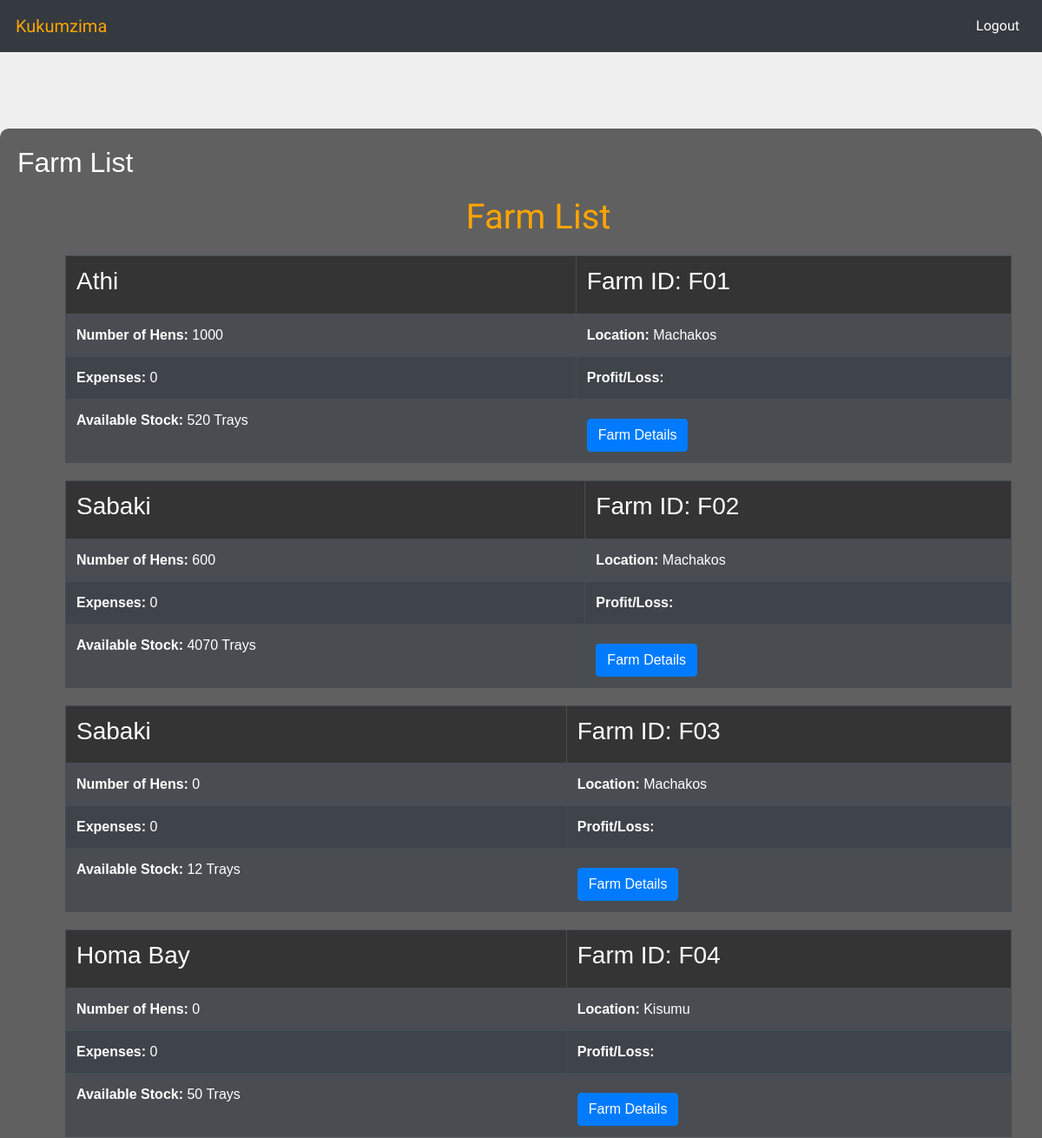
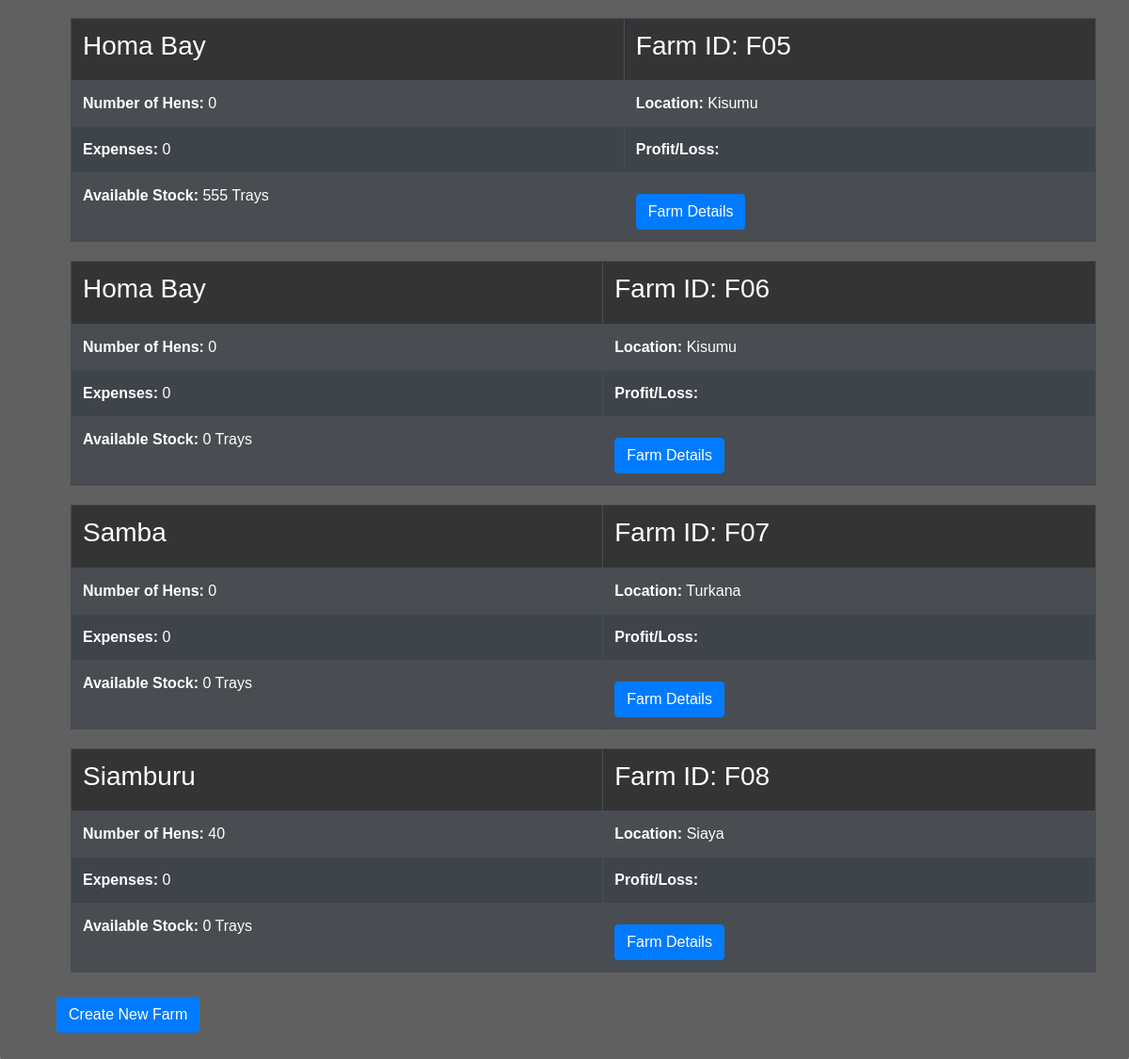
Page /farms/ (signed in) on the committed database (2 pictures, top to bottom).
### core/models.py (models this page shows, shortened)
class Farm(models.Model):
    farmer = models.ForeignKey(Farmer, on_delete=models.CASCADE)
    name = models.CharField(max_length=100)
    location = models.CharField(max_length=255)
    numberOfhens = models.PositiveIntegerField()
    @property
    def total_stock(self):
        return self.egg_inventories.aggregate(total=models.Sum('stock'))['total'] or 0

### core/views.py (the view)
# urls.py: path('farms/', farm_list, name='farm_list'),
def farm_list(request):
    farms = Farm.objects.filter(farmer__user=request.user)
    return render(request, 'core/farm_list.html', {'farms': farms})

### core/templatetags/sum_total_costs.py (called while the page is built)
@register.filter
def sum_total_costs(inventory_list):
    total_expenses = sum(inventory.total_cost for inventory in inventory_list)
    return total_expenses

### core/templates/core/farm_list.html
{% extends 'core/base.html' %}
{% load sum_total_costs %}
{% block content %}
    <h2>Farm List</h2>
    <ul>
        <h1>Farm List</h1>
        {% for farm in farms %}
        <div class="container">
            <table class="table table-dark table-striped">
                <tr>
                    <th><h3>{{ farm.name }}</h3></th>
                    <th><h3>Farm ID: F0{{ farm.id }}</h3></th>
                </tr>
                <tr>
                    <td><strong>Number of Hens:</strong> {{ farm.numberOfhens }}</td>
                    <td><strong>Location:</strong> {{ farm.location }}</td>
                </tr>
                <tr>
                    <td><strong>Expenses:</strong> {{ expense_inventories|sum_total_costs }}</td>
                    <td><strong>Profit/Loss:</strong> {{ farm.profitLoss }}</td>
                </tr>
                <tr>
                    <td><strong>Available Stock:</strong> {{ farm.total_stock }} Trays</td>
                    <td>
                        <a href="{% url 'farm_detail' farm.id %}">
                            <button class="btn btn-primary">Farm Details</button>
                        </a>
                    </td>
                </tr>
            </table>
        </div>
        {% empty %}
        <li>No farms found.</li>
        {% endfor %}
        <a href="{% url 'farm_create' %}" class="btn btn-primary ">Create New Farm</a>
    </ul>
{% endblock %}

### core/templates/core/base.html (style rules this page uses)
body { font-family: Arial, sans-serif; background-color: #f0f0f0; color: #333333; margin: 0; padding: 0; background-image: url('https://images5.alphacoders.com/867/867097.jpg '); background-size:cover; background-repeat: no-repeat; }
h1 { font-family: 'Orbitron', sans-serif; color: orange; text-align: center; margin-top: 20px; }
.btn { margin-top: 10px; }
table { width: 100%; border-collapse: collapse; margin-top: 20px; }
th, td { border: 1px solid #000000; padding: 8px; text-align: left; }
th { background-color: #353434; font-weight: bold; }
tr:nth-child(even) { background-color: #afaaaa2b; }
a { text-decoration: none; color: #007bff; }

### rows in the picture
Farm: name "Athi", id "1", numberOfhens "1000", location "Machakos", expense_inventories "0", total_stock "520"
Farm: name "Sabaki", id "2", numberOfhens "600", location "Machakos", expense_inventories "0", total_stock "4070"
Farm: name "Sabaki", id "3", numberOfhens "0", location "Machakos", total_stock "12"
Farm: name "Homa Bay", id "4", numberOfhens "0", location "Kisumu", total_stock "50"
Farm: name "Homa Bay", id "5", numberOfhens "0", location "Kisumu", total_stock "555"
Farm: name "Homa Bay", id "6", numberOfhens "0", location "Kisumu", total_stock "0"
Farm: name "Samba", id "7", numberOfhens "0", location "Turkana", total_stock "0"
Farm: name "Siamburu", id "8", numberOfhens "40", location "Siaya", expense_inventories "0", total_stock "0"
